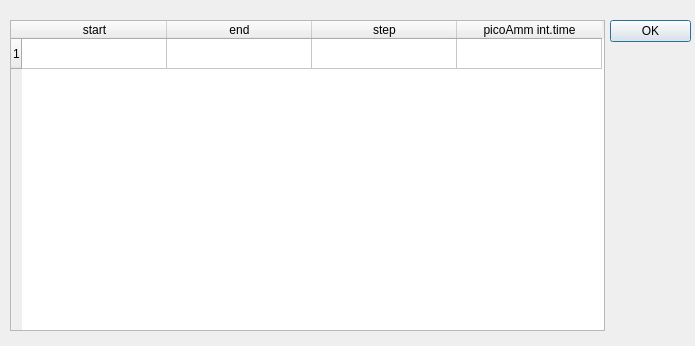
<?xml version="1.0" encoding="UTF-8"?>
<ui version="4.0">
 <class>Dialog</class>
 <widget class="QDialog" name="Dialog">
  <property name="geometry">
   <rect>
    <x>0</x>
    <y>0</y>
    <width>695</width>
    <height>346</height>
   </rect>
  </property>
  <property name="windowTitle">
   <string>Intervals</string>
  </property>
  <widget class="QDialogButtonBox" name="buttonBox">
   <property name="geometry">
    <rect>
     <x>610</x>
     <y>20</y>
     <width>81</width>
     <height>61</height>
    </rect>
   </property>
   <property name="orientation">
    <enum>Qt::Vertical</enum>
   </property>
   <property name="standardButtons">
    <set>QDialogButtonBox::Ok</set>
   </property>
  </widget>
  <widget class="QTableWidget" name="tableWidget">
   <property name="geometry">
    <rect>
     <x>10</x>
     <y>20</y>
     <width>595</width>
     <height>311</height>
    </rect>
   </property>
   <property name="autoScroll">
    <bool>true</bool>
   </property>
   <property name="showGrid">
    <bool>true</bool>
   </property>
   <attribute name="horizontalHeaderVisible">
    <bool>true</bool>
   </attribute>
   <attribute name="horizontalHeaderCascadingSectionResizes">
    <bool>false</bool>
   </attribute>
   <attribute name="horizontalHeaderMinimumSectionSize">
    <number>30</number>
   </attribute>
   <attribute name="horizontalHeaderDefaultSectionSize">
    <number>145</number>
   </attribute>
   <attribute name="horizontalHeaderHighlightSections">
    <bool>true</bool>
   </attribute>
   <attribute name="horizontalHeaderShowSortIndicator" stdset="0">
    <bool>false</bool>
   </attribute>
   <attribute name="horizontalHeaderStretchLastSection">
    <bool>false</bool>
   </attribute>
   <attribute name="verticalHeaderVisible">
    <bool>true</bool>
   </attribute>
   <attribute name="verticalHeaderCascadingSectionResizes">
    <bool>false</bool>
   </attribute>
   <row>
    <property name="text">
     <string>1</string>
    </property>
   </row>
   <column>
    <property name="text">
     <string>start</string>
    </property>
   </column>
   <column>
    <property name="text">
     <string>end</string>
    </property>
   </column>
   <column>
    <property name="text">
     <string>step</string>
    </property>
   </column>
   <column>
    <property name="text">
     <string>picoAmm int.time</string>
    </property>
   </column>
   <item row="0" column="0">
    <property name="text">
     <string/>
    </property>
   </item>
   <item row="0" column="2">
    <property name="text">
     <string/>
    </property>
   </item>
  </widget>
 </widget>
 <resources/>
 <connections>
  <connection>
   <sender>buttonBox</sender>
   <signal>accepted()</signal>
   <receiver>Dialog</receiver>
   <slot>accept()</slot>
   <hints>
    <hint type="sourcelabel">
     <x>248</x>
     <y>254</y>
    </hint>
    <hint type="destinationlabel">
     <x>157</x>
     <y>274</y>
    </hint>
   </hints>
  </connection>
  <connection>
   <sender>buttonBox</sender>
   <signal>rejected()</signal>
   <receiver>Dialog</receiver>
   <slot>reject()</slot>
   <hints>
    <hint type="sourcelabel">
     <x>316</x>
     <y>260</y>
    </hint>
    <hint type="destinationlabel">
     <x>286</x>
     <y>274</y>
    </hint>
   </hints>
  </connection>
 </connections>
</ui>
